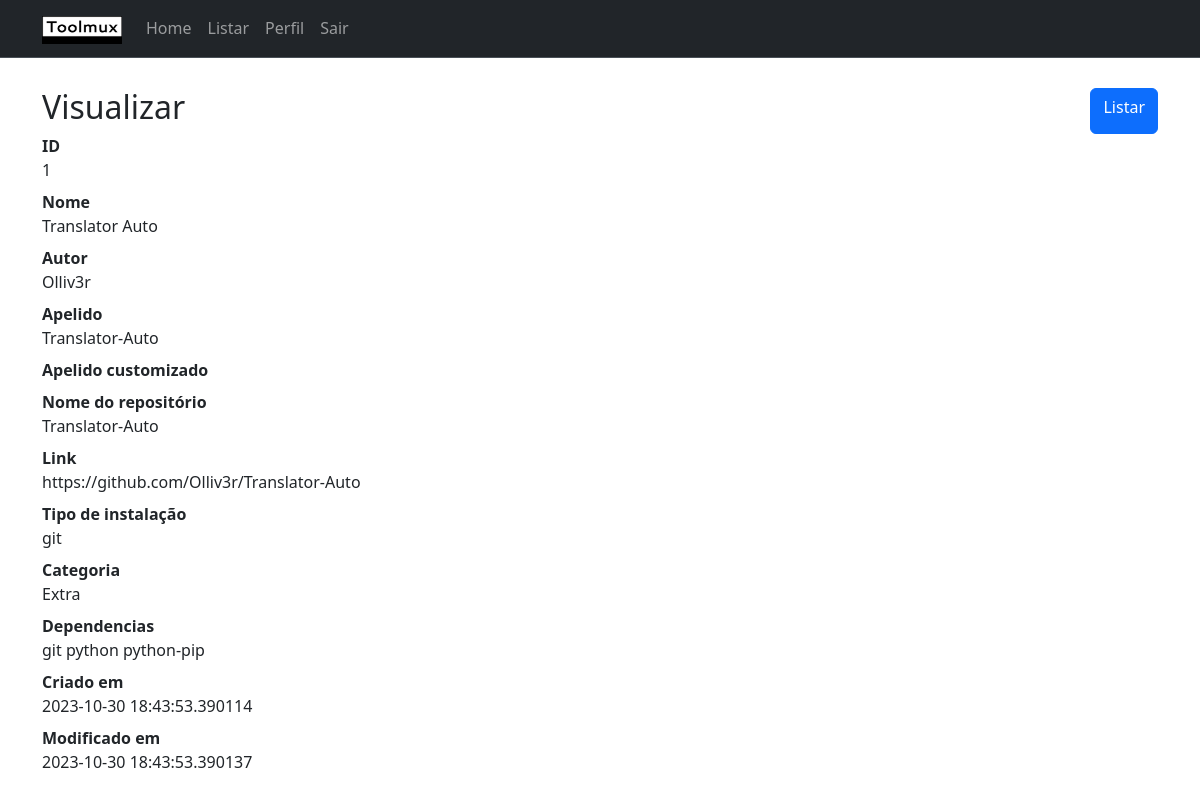
Page /visualizar/1/ (signed in) on the committed database.
### app/models.py (models this page shows)
class Tool(db.Model):
    id = db.Column(db.Integer, primary_key=True)
    name = db.Column(db.String(), nullable=False)
    author = db.Column(db.String(), nullable=False)
    alias = db.Column(db.String(), nullable=True)
    custom_alias = db.Column(db.String(), nullable=True)
    name_repository = db.Column(db.String(), nullable=True)
    link = db.Column(db.String(), nullable=True)
    type_install = db.Column(db.String(), nullable=False)
    category = db.Column(db.String(), nullable=False)
    dependencies = db.Column(db.String(), nullable=True)
    created = db.Column(db.DateTime, default=datetime.utcnow)
    modified = db.Column(db.DateTime, default=datetime.utcnow)

### app/routes.py (the view)
@app.route('/visualizar/<id>/', methods=['GET',])
@login_required
def visualizar(id):
    tool = Tool.query.filter_by(id=id).first()
    if tool is None:
        flash('Ferramenta não existe')
        return redirect(url_for('index'))
    return render_template('visualizar.html', tool=tool, title='Visualizar')

### app/models.py (called while the page is built)
@login.user_loader
def load_user(id):
    return User.query.get(int(id))

### app/templates/visualizar.html (shortened to what this page needs)
{% extends 'base.html' %}
{% block content %}
<div class="d-flex justify-content-between">
    <h2>{{ title }}</h2>                              <a class="btn btn-primary" href="{{ url_for('listar') }}" role="button">Listar</a>
</div>
<dl>
  <dt>ID</dt>
  <dd>{{ tool.id }}</dd>
  <dt>Nome</dt>
  <dd>{{ tool.name }}</dd>
  <dt>Autor</dt>
  <dd>{{ tool.author }}</dd>
  <dt>Apelido</dt>
  <dd>{{ tool.alias }}</dd>
  <dt>Apelido customizado </dt>
  <dt>Nome do repositório</dt>
  <dd>{{ tool.name_repository }}</dd>
  <dt>Link</dt>
  <dd style="overflow:auto;">{{ tool.link }}</dd>
  <dt>Tipo de instalação</dt>
  <dd>{{ tool.type_install }}</dd>
  <dt>Categoria</dt>
  <dd>{{ tool.category }}</dd>
  <dt>Dependencias</dt>
  <dd>{{ tool.dependencies }}</dd>
  <dt>Criado em</dt>
  <dd>{{ tool.created }}</dd>
  <dt>Modificado em</dt>
  <dd>{{ tool.modified }}</dd>
</dl>
{% endblock %}

### rows in the picture
Tool: id "1", name "Translator Auto", author "Olliv3r", alias "Translator-Auto", name_repository "Translator-Auto", link "https://github.com/Olliv3r/Translator-Auto", type_install "git", category "Extra", dependencies "git python python-pip", created "2023-10-30 18:43:53.390114", modified "2023-10-30 18:43:53.390137"

### other values in the picture
{{ title }} "Visualizar"
